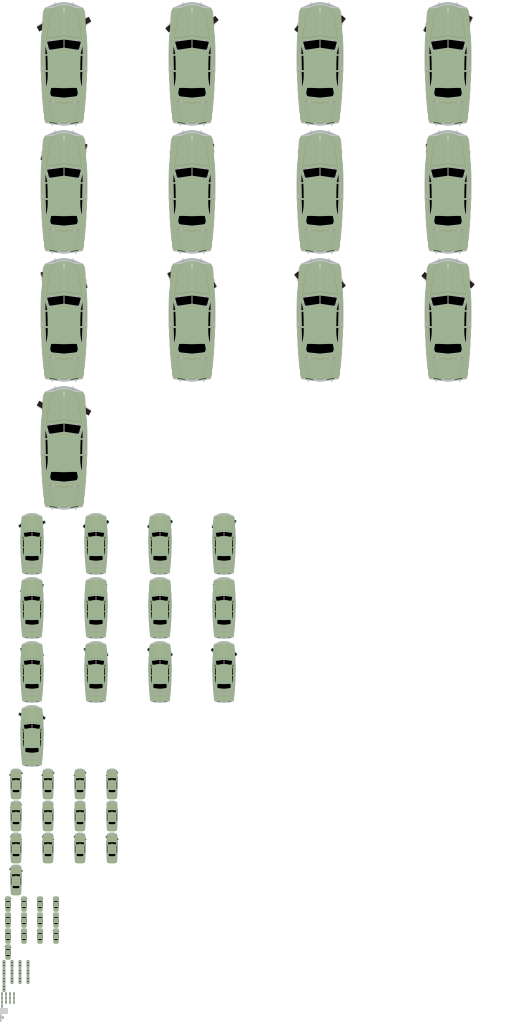
#> input picture resources/vehicles/49_COUPE.png, 1024 x 2044 px (shown at 1/2 size)
$ python -i sprite_experiments.py   (imports and definitions only)
#> lines starting #> are read from the running program, lines starting #| are printed output that depends on the picture
#> further down, picture is the input picture: PIL image 1024x2044 RGBA; mean R, G, B, A 24.7, 27.5, 22.8, 44.7
"""Reproducible visual Jev experiments with counterbalanced negative controls.

The experimental image API supplies advisory judgments. Every exact image-bearing
request/response is retained, and reported cost is reconciled with the shared $5 cap.
Numerical geometry/coverage tests remain independent of these probabilities.
"""

import argparse
import base64
import concurrent.futures
import hashlib
import io
import json
import os
import threading
import urllib.request
import uuid

from PIL import Image

from tools.carmodels.assets import ROOT, WORK

# [1 line that did not run here, left out]
# [1 line that did not run here, left out]
LOCK = threading.Lock()
CASES = [
    "F350",
    "FOCUS_SVT",
    "FORD_GT",
    "EXPLORER",
    "GT4_BENZ0001",
    "GT4_DAIH0006",
    "GT4_DODG0005",
    "GT4_LNCA0003",
    "GT4_SUBR0019",
    "GT4_MINI0001",
    "GT4_TOYT0008",
    "GT4_FORD0007",
    "MC3_VP_SC430_04",
    "MC3_VP_D_H3T_05",
    "MCLA_VP_NSN_GTR_08",
    "GT4_PEUG0001",
]
QUESTIONS = {
    "paint": {
        "type": "choice",
        "instructions": "Which candidate preserves the original paint and livery colors "
        "in `reference`?",
        "criteria": {
            "candidate_a": "The image in `candidate_a`.",
            "candidate_b": "The image in `candidate_b`.",
        },
    },
    "shape": {
        "type": "choice",
        "instructions": "Which candidate preserves the vehicle's body outline and "
        "proportions in `reference`?",
        "criteria": {
            "candidate_a": "The image in `candidate_a`.",
            "candidate_b": "The image in `candidate_b`.",
        },
    },
    "front": {
        "type": "choice",
        "instructions": "Which candidate preserves the front-to-rear orientation in `reference`?",
        "criteria": {
            "candidate_a": "The image in `candidate_a`.",
            "candidate_b": "The image in `candidate_b`.",
        },
    },
    "a_has_vehicle": {"type": "noul", "instructions": "Is a vehicle visible in `candidate_a`?"},
    "b_has_vehicle": {"type": "noul", "instructions": "Is a vehicle visible in `candidate_b`?"},
}


def asset(image):
    background = Image.new("RGBA", image.size, "#8d939b")
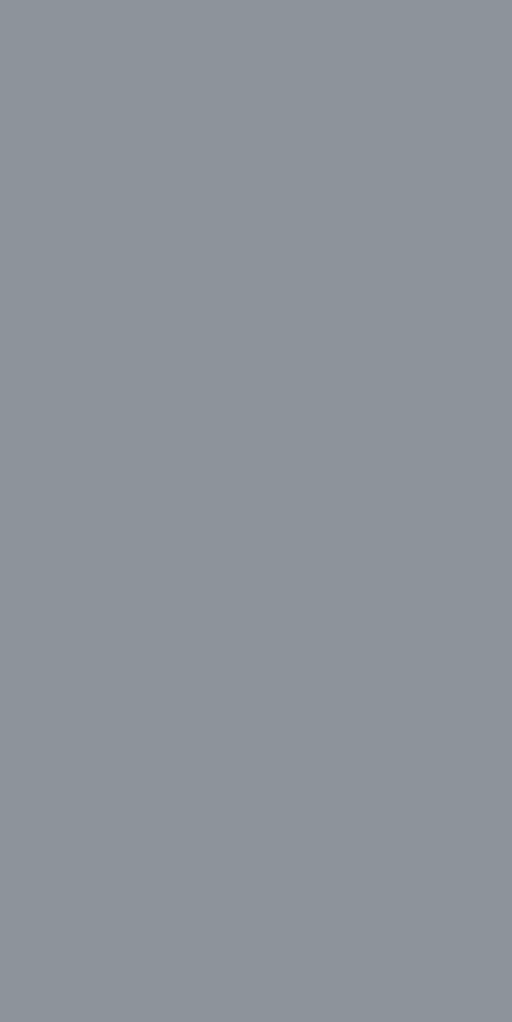
#> background: PIL image 1024x2044 RGBA (shown at 1/2 size); mean R, G, B, A 141, 147, 155, 255
    background.alpha_composite(image.convert("RGBA"))
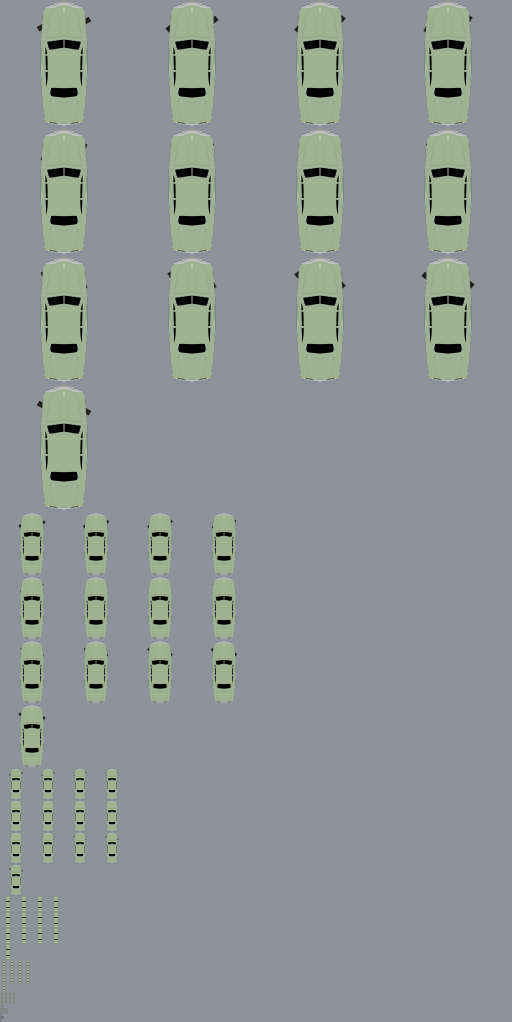
#> background: PIL image 1024x2044 RGBA (shown at 1/2 size); mean R, G, B, A 140.7, 148.4, 150.4, 255
    background = background.convert("RGB").resize((480, 480), Image.Resampling.NEAREST)
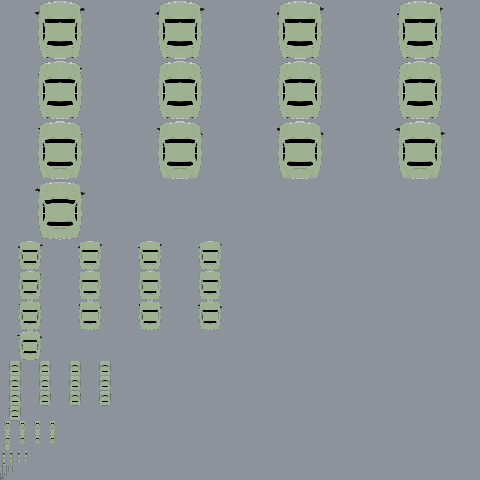
#> background: PIL image 480x480 RGB; mean R, G, B 140.7, 148.3, 150.3
    stream = io.BytesIO()
    background.save(stream, format="PNG")
    data = stream.getvalue()
    key = str(uuid.uuid5(uuid.NAMESPACE_URL, hashlib.sha256(data).hexdigest()))
    return key, {"type": "image", "format": "png", "data_base64": base64.b64encode(data).decode()}


# [143 lines left out: functions payload, squeezed, call, cases, not called in this run]


# [15 lines not run here, left out]

>>> from PIL import Image
>>> picture = Image.open('../../resources/vehicles/49_COUPE.png')
>>> result = asset(picture)
